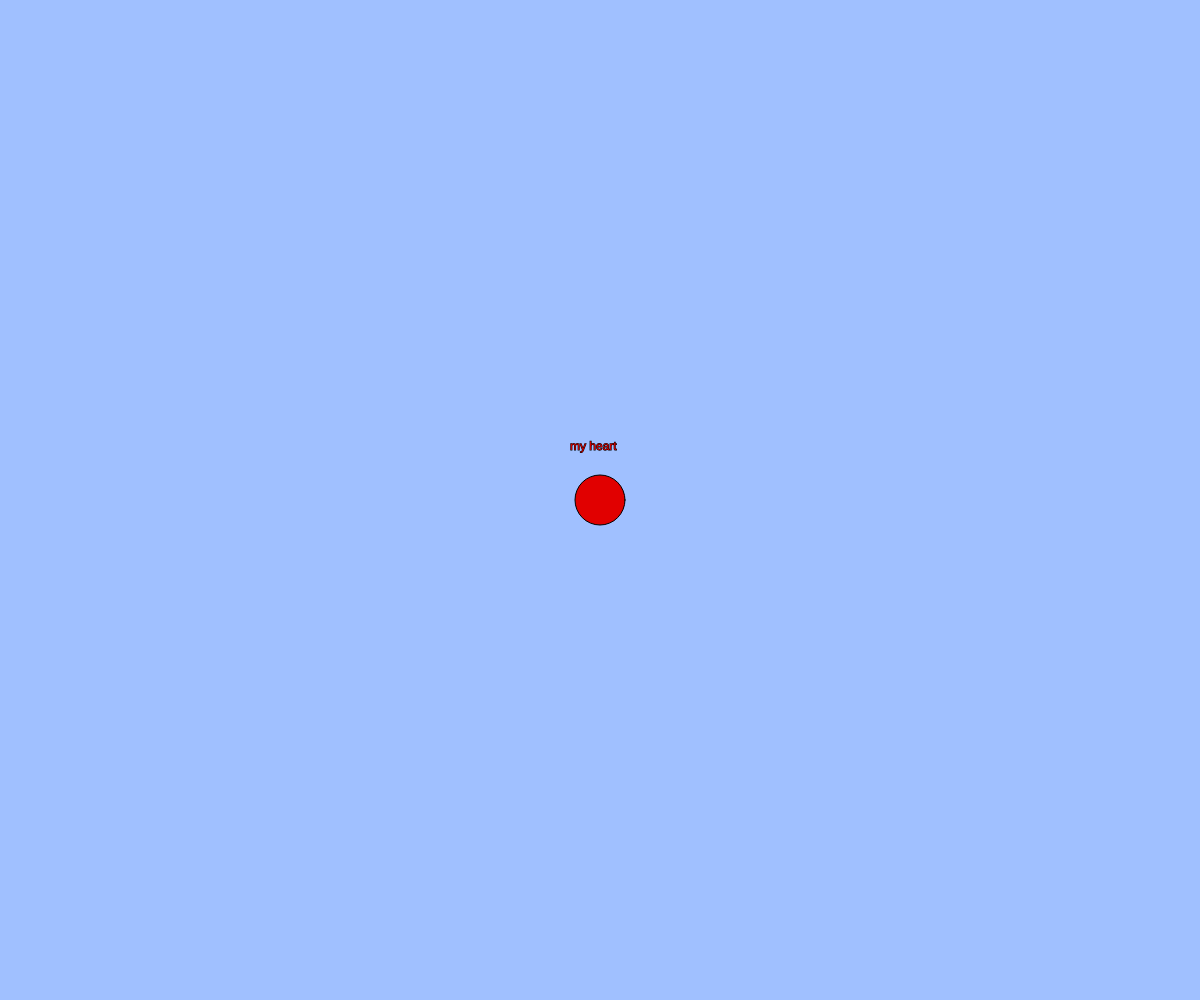
Frame 1 (no input)
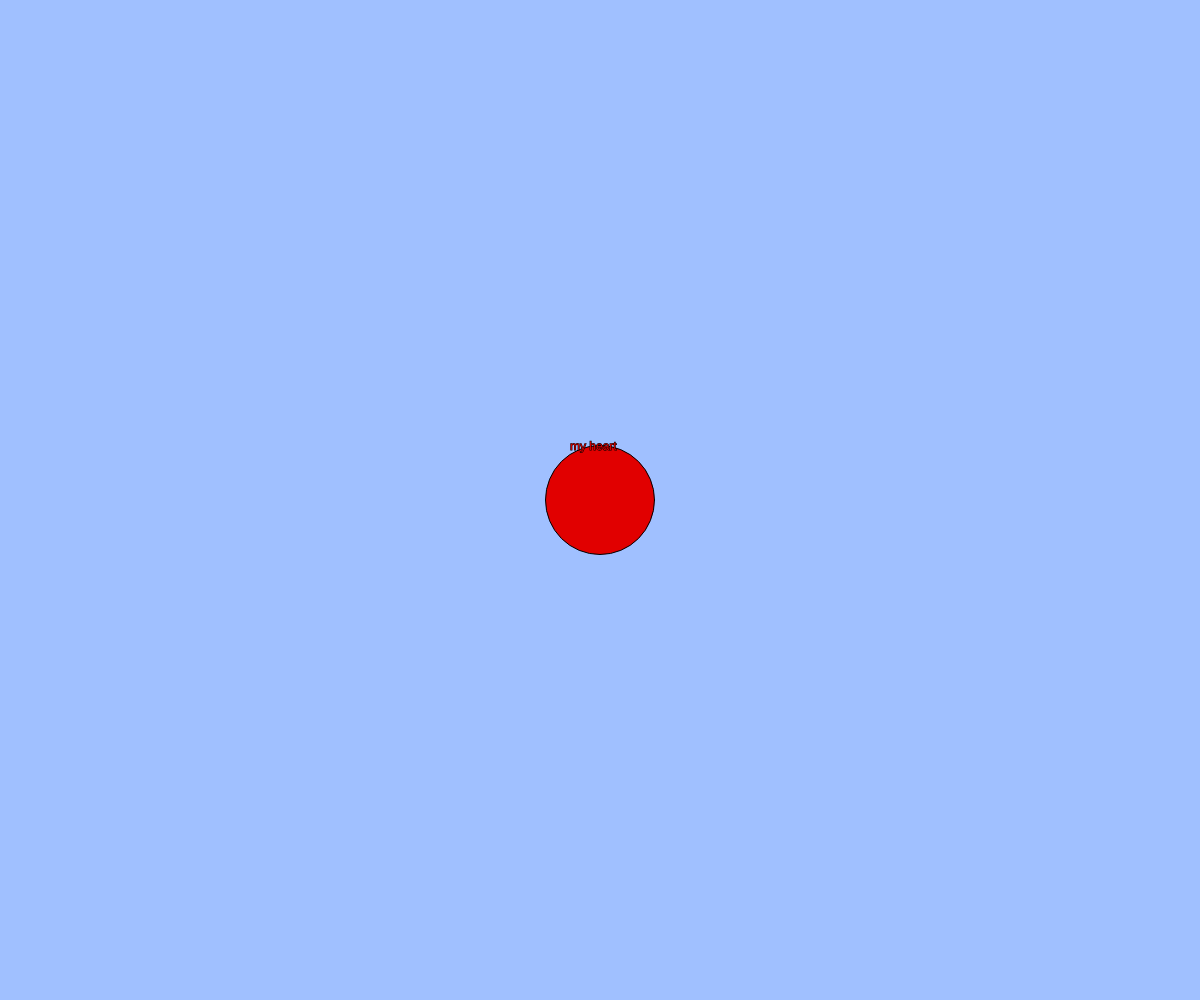
Frame 60 (no input)
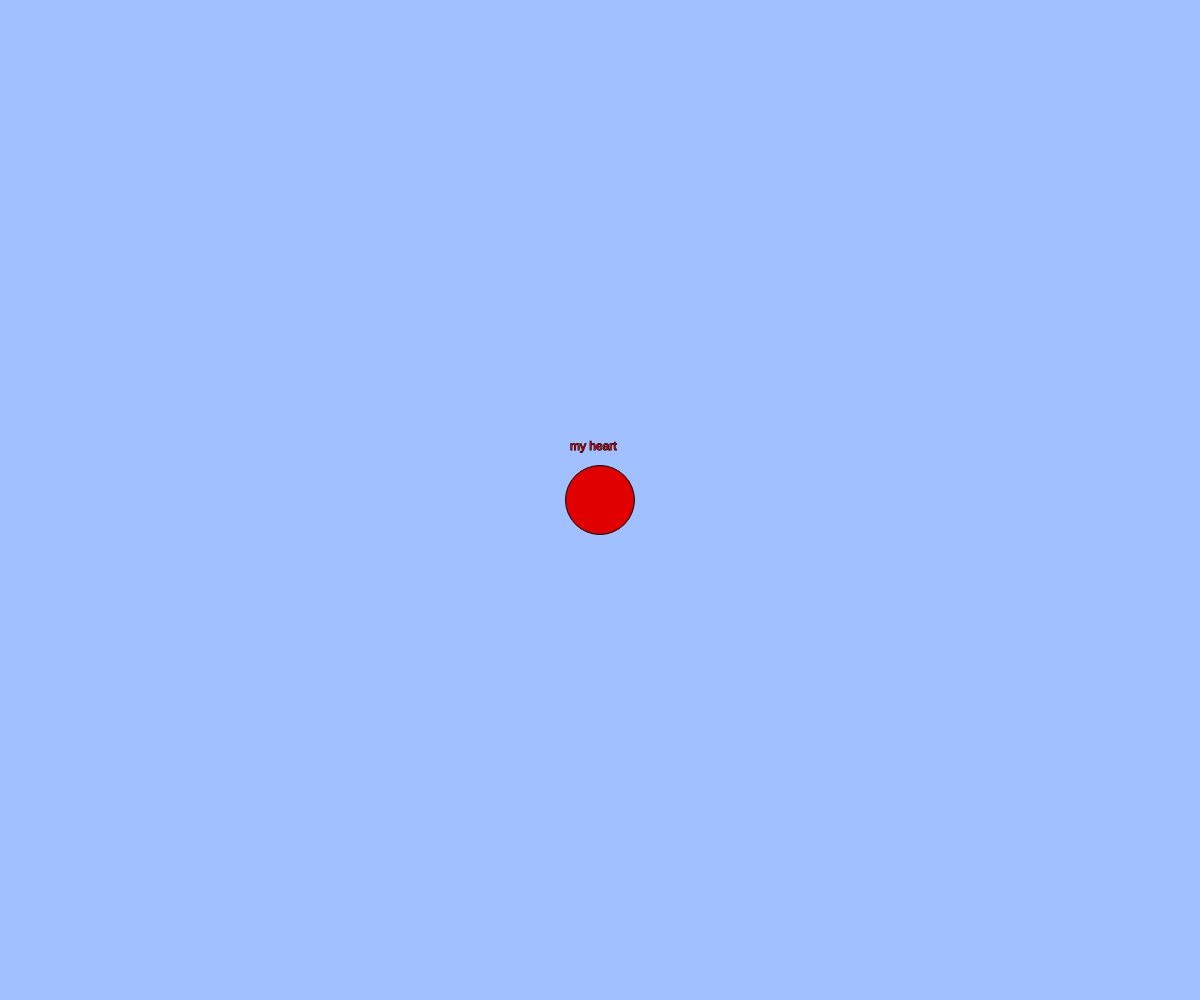
Frame 120 (the mouse pressed at the canvas centre since frame 60)

The p5.js sketch that drew these frames (run headless with seeded random() and noise() and a simulated clock; from frame 60 on, the mouse is pressed at the canvas centre):

// p5.js sketch
// ── sketch.js
// 練習問題「心臓の鼓動のように大きくなったり小さくなったりする円」
let count;
let cycle;
let size;

function setup(){
  createCanvas(windowWidth, windowHeight);
  count = 0;
  cycle = 100;
}

function windowResized(){
  resizeCanvas(windowWidth, windowHeight);
}

function draw(){
  background(160, 192, 255);
  size = count 
  fill(225,0,0)
  ellipse(width / 2, height / 2, size + 50);
  count = (count + 1) % cycle;
  if(keyIsDown(" ".charCodeAt(0)))
  {count = (count + 1.5) % cycle }                      
  // BLANK[1]
  stroke(0)
  text("my heart", width / 2 - 30, height / 2 - 50 )
  

}                       
         
